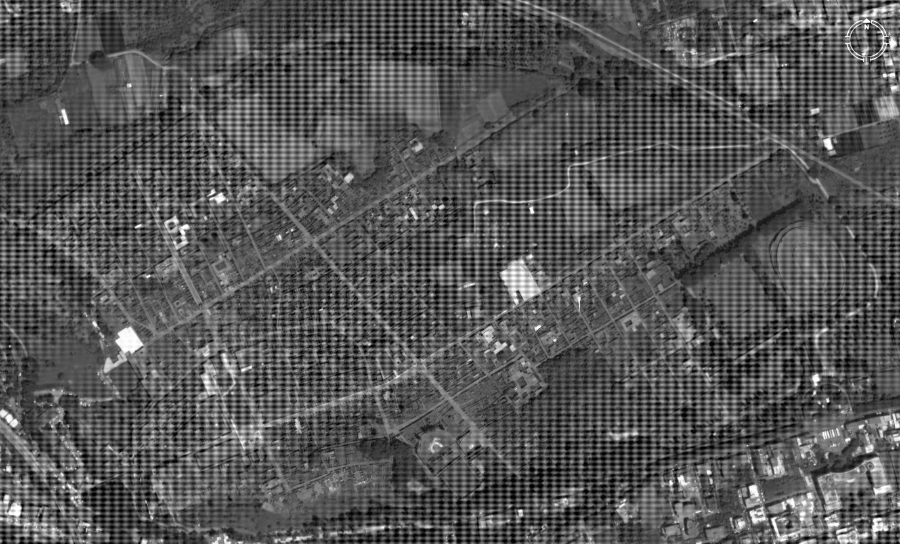
#> input picture Assignment 2/Question 3/q3_pompeii.png, 900 x 544 px
$ jupyter execute q3.ipynb
#> lines starting #> are read from the running program, lines starting #| are printed output that depends on the picture
[cell 1]
import cv2
import numpy as np
from matplotlib import pyplot as plt
from matplotlib.patches import Circle

[cell 2]
input=cv2.imread('q3_pompeii.png',cv2.IMREAD_GRAYSCALE)
#> input is the input picture: shape (544, 900); min 0, max 255, mean 86.3
plt.imshow(input,cmap = 'gray')
plt.title('Pompeii'), plt.xticks([]), plt.yticks([])
plt.show()

[cell 3]
f_transform = np.fft.fft2(input)
f_shifted = np.fft.fftshift(f_transform)
magnitude_spectrum = 20 * np.log(np.abs(f_shifted))
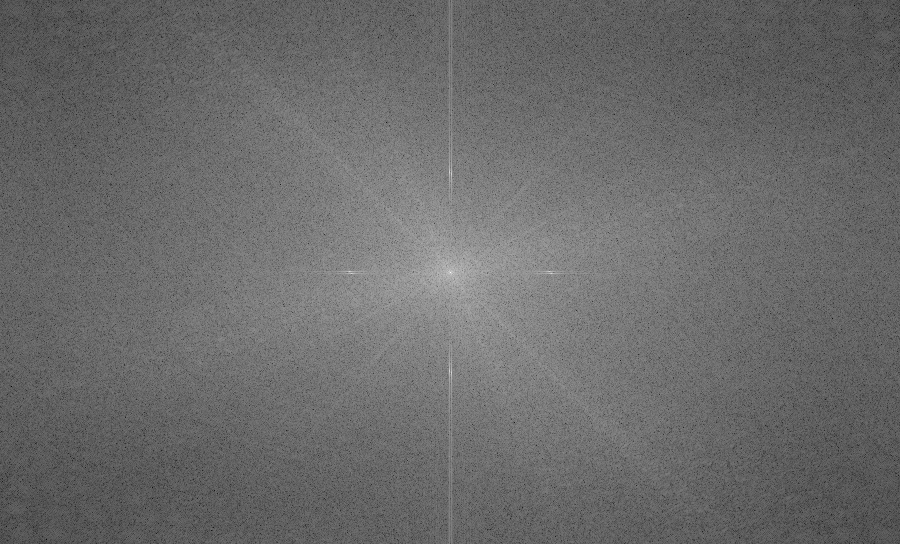
#> magnitude_spectrum: shape (544, 900) float64; min 30.63, max 351.2, mean 165.3; drawn with min black and max white

plt.imshow(magnitude_spectrum, cmap='gray'),
plt.title('Fourier Transform'), plt.xticks([]), plt.yticks([])
plt.show()

[cell 4]
plt.imshow(magnitude_spectrum, cmap='gray'),
plt.title('Fourier Transform'), plt.xticks([]), plt.yticks([])
center_x, center_y = magnitude_spectrum.shape[1] // 2, magnitude_spectrum.shape[0] // 2
#> center_x = 450; center_y = 272
circle = Circle((center_x, center_y), 95 , edgecolor='red', facecolor='none', linewidth=1)
circle2 = Circle((center_x, center_y), 105 , edgecolor='red', facecolor='none', linewidth=1)
plt.gca().add_patch(circle)
plt.gca().add_patch(circle2)
plt.show()
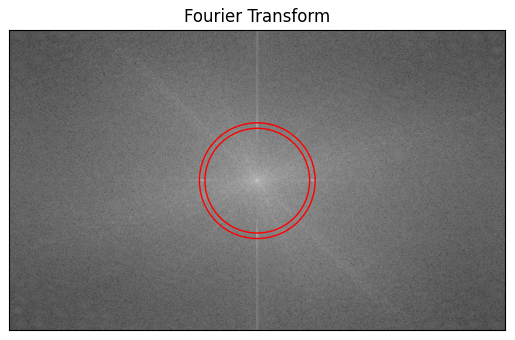
#> figure drawn by matplotlib, 1 panel

[cell 5]
def circular_bandreject_filter(image, center, radius_low, radius_high):
#> called with radius_low = 95, radius_high = 105
    rows, cols = image.shape
#> rows = 544; cols = 900
    y, x = np.ogrid[:rows, :cols]
#> y = 544 values from 0 to 543
    # Create a circular mask in frequency space
    frequency_mask = np.zeros((rows, cols))
    radius = np.sqrt((x - center[0])**2 + (y - center[1])**2)
    #isolate only the area between circles
    frequency_mask[(radius < radius_low) | (radius > radius_high)] = 1


    fft_image = np.fft.fftshift(np.fft.fft2(image))
    # Apply the mask to the Fourier transform of the image
    filtered_fft_image = fft_image * frequency_mask
    filtered_image = np.real(np.fft.ifft2(np.fft.ifftshift(filtered_fft_image)))
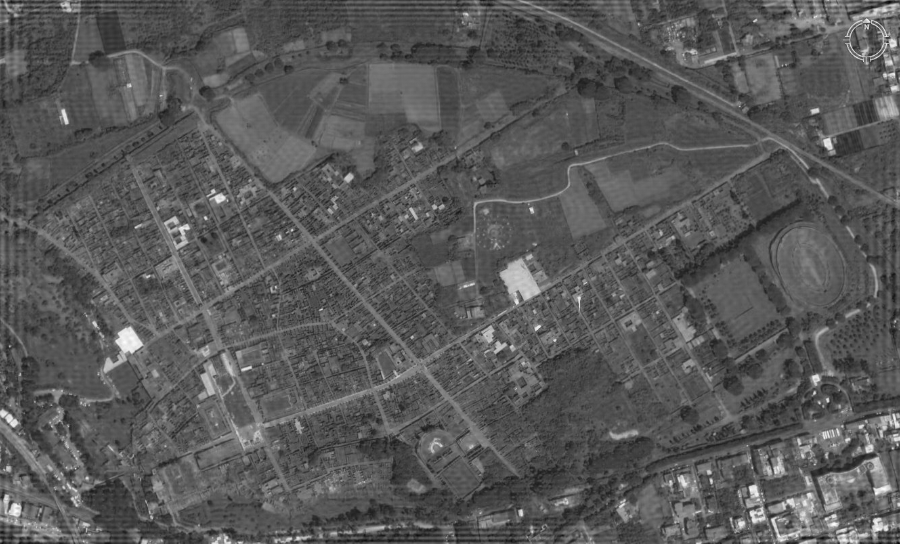
#> filtered_image: shape (544, 900) float64; min -13.59, max 272.2, mean 86.3; drawn with min black and max white
    return filtered_image

filtered_img = circular_bandreject_filter(input,
                                          [magnitude_spectrum.shape[1] // 2, magnitude_spectrum.shape[0] // 2],
                                          95, 105)

plt.figure(figsize=(10, 5))
plt.subplot(1, 2, 1)
plt.imshow(input, cmap='gray')
plt.title('Input')
plt.axis('off')

plt.subplot(1, 2, 2)
plt.imshow(filtered_img, cmap='gray')
plt.title('Output')
plt.axis('off')
plt.show()
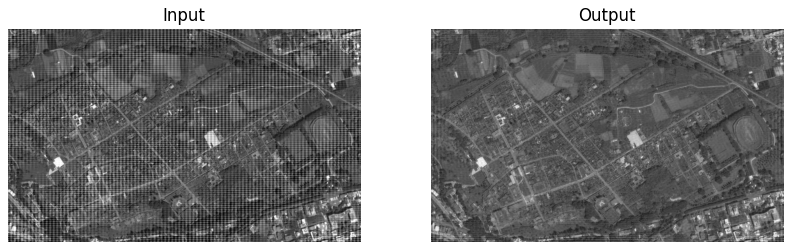
#> figure drawn by matplotlib, 2 panels
